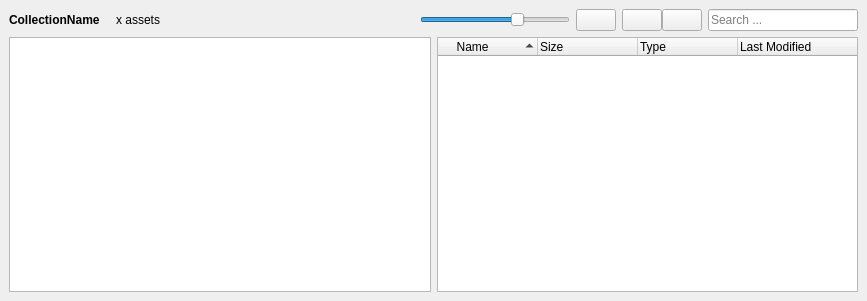
<?xml version="1.0" encoding="UTF-8"?>
<ui version="4.0">
 <class>assetViewWidget</class>
 <widget class="QWidget" name="assetViewWidget">
  <property name="geometry">
   <rect>
    <x>0</x>
    <y>0</y>
    <width>867</width>
    <height>301</height>
   </rect>
  </property>
  <property name="windowTitle">
   <string>Form</string>
  </property>
  <layout class="QVBoxLayout" name="verticalLayout">
   <property name="spacing">
    <number>6</number>
   </property>
   <property name="leftMargin">
    <number>9</number>
   </property>
   <property name="topMargin">
    <number>9</number>
   </property>
   <property name="rightMargin">
    <number>9</number>
   </property>
   <property name="bottomMargin">
    <number>9</number>
   </property>
   <item>
    <layout class="QHBoxLayout" name="horizontalLayout_2">
     <item>
      <widget class="QLabel" name="collectionLabel">
       <property name="font">
        <font>
         <pointsize>9</pointsize>
         <weight>75</weight>
         <bold>true</bold>
        </font>
       </property>
       <property name="text">
        <string>CollectionName</string>
       </property>
      </widget>
     </item>
     <item>
      <spacer name="horizontalSpacer_2">
       <property name="orientation">
        <enum>Qt::Horizontal</enum>
       </property>
       <property name="sizeType">
        <enum>QSizePolicy::Fixed</enum>
       </property>
       <property name="sizeHint" stdset="0">
        <size>
         <width>10</width>
         <height>20</height>
        </size>
       </property>
      </spacer>
     </item>
     <item>
      <widget class="QLabel" name="itemCountLabel">
       <property name="text">
        <string>x assets</string>
       </property>
      </widget>
     </item>
     <item>
      <spacer name="horizontalSpacer">
       <property name="orientation">
        <enum>Qt::Horizontal</enum>
       </property>
       <property name="sizeHint" stdset="0">
        <size>
         <width>40</width>
         <height>20</height>
        </size>
       </property>
      </spacer>
     </item>
     <item>
      <widget class="QSlider" name="thumbnailSizeSlider">
       <property name="sizePolicy">
        <sizepolicy hsizetype="Fixed" vsizetype="Fixed">
         <horstretch>0</horstretch>
         <verstretch>0</verstretch>
        </sizepolicy>
       </property>
       <property name="minimumSize">
        <size>
         <width>150</width>
         <height>0</height>
        </size>
       </property>
       <property name="maximumSize">
        <size>
         <width>150</width>
         <height>16777215</height>
        </size>
       </property>
       <property name="minimum">
        <number>50</number>
       </property>
       <property name="maximum">
        <number>200</number>
       </property>
       <property name="value">
        <number>150</number>
       </property>
       <property name="orientation">
        <enum>Qt::Horizontal</enum>
       </property>
      </widget>
     </item>
     <item>
      <widget class="FlatButton" name="styleViewButton">
       <property name="text">
        <string/>
       </property>
       <property name="icon">
        <iconset resource="../resource/resource.qrc">
         <normaloff>:/icon/thumbnailView.svg</normaloff>:/icon/thumbnailView.svg</iconset>
       </property>
       <property name="icon1" stdset="0">
        <iconset resource="../resource/resource.qrc">
         <normaloff>:/icon/listView.svg</normaloff>:/icon/listView.svg</iconset>
       </property>
      </widget>
     </item>
     <item>
      <layout class="QHBoxLayout" name="horizontalLayout_3">
       <property name="spacing">
        <number>0</number>
       </property>
       <item>
        <widget class="FlatButton" name="changeCollectionButton">
         <property name="toolTip">
          <string>move the asset to another collection</string>
         </property>
         <property name="text">
          <string/>
         </property>
         <property name="icon">
          <iconset resource="../resource/resource.qrc">
           <normaloff>:/icon/changeCollection.png</normaloff>:/icon/changeCollection.png</iconset>
         </property>
        </widget>
       </item>
       <item>
        <widget class="FlatButton" name="removeButton">
         <property name="toolTip">
          <string>remove the asset</string>
         </property>
         <property name="text">
          <string/>
         </property>
         <property name="icon">
          <iconset resource="../resource/resource.qrc">
           <normaloff>:/icon/remove.png</normaloff>:/icon/remove.png</iconset>
         </property>
        </widget>
       </item>
      </layout>
     </item>
     <item>
      <widget class="QLineEdit" name="searchEdit">
       <property name="sizePolicy">
        <sizepolicy hsizetype="Fixed" vsizetype="Fixed">
         <horstretch>0</horstretch>
         <verstretch>0</verstretch>
        </sizepolicy>
       </property>
       <property name="minimumSize">
        <size>
         <width>150</width>
         <height>0</height>
        </size>
       </property>
       <property name="maximumSize">
        <size>
         <width>150</width>
         <height>16777215</height>
        </size>
       </property>
       <property name="placeholderText">
        <string>Search ...</string>
       </property>
      </widget>
     </item>
    </layout>
   </item>
   <item>
    <layout class="QHBoxLayout" name="horizontalLayout">
     <item>
      <widget class="QListWidget" name="thumbnailViewWidget">
       <property name="selectionMode">
        <enum>QAbstractItemView::ExtendedSelection</enum>
       </property>
       <property name="movement">
        <enum>QListView::Static</enum>
       </property>
       <property name="resizeMode">
        <enum>QListView::Adjust</enum>
       </property>
       <property name="spacing">
        <number>10</number>
       </property>
       <property name="viewMode">
        <enum>QListView::IconMode</enum>
       </property>
       <property name="wordWrap">
        <bool>true</bool>
       </property>
      </widget>
     </item>
     <item>
      <widget class="QTreeWidget" name="listViewWidget">
       <property name="selectionMode">
        <enum>QAbstractItemView::ExtendedSelection</enum>
       </property>
       <property name="indentation">
        <number>0</number>
       </property>
       <property name="rootIsDecorated">
        <bool>false</bool>
       </property>
       <property name="sortingEnabled">
        <bool>true</bool>
       </property>
       <property name="expandsOnDoubleClick">
        <bool>false</bool>
       </property>
       <column>
        <property name="text">
         <string>     Name</string>
        </property>
       </column>
       <column>
        <property name="text">
         <string>Size</string>
        </property>
       </column>
       <column>
        <property name="text">
         <string>Type</string>
        </property>
       </column>
       <column>
        <property name="text">
         <string>Last Modified</string>
        </property>
       </column>
      </widget>
     </item>
    </layout>
   </item>
  </layout>
 </widget>
 <customwidgets>
  <customwidget>
   <class>FlatButton</class>
   <extends>QPushButton</extends>
   <header>junkbox.component.flatbutton.h</header>
  </customwidget>
 </customwidgets>
 <resources>
  <include location="../resource/resource.qrc"/>
 </resources>
 <connections/>
</ui>
